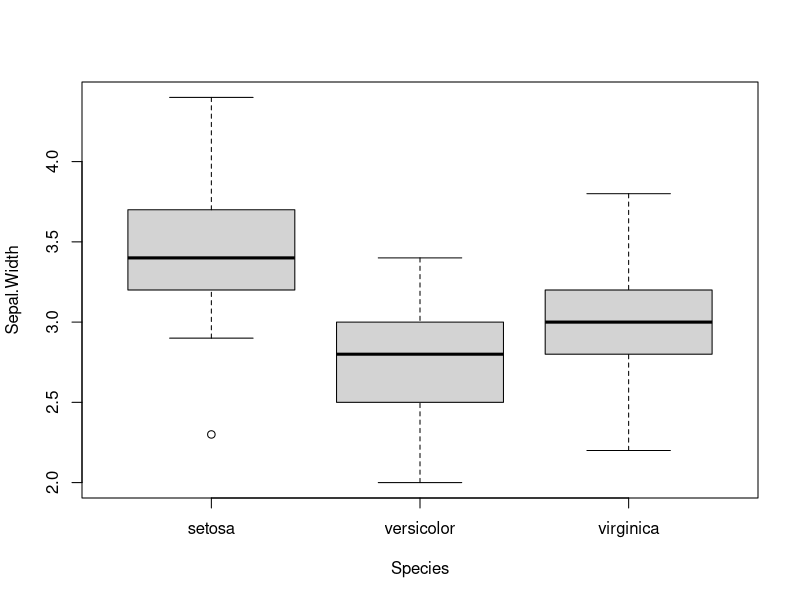
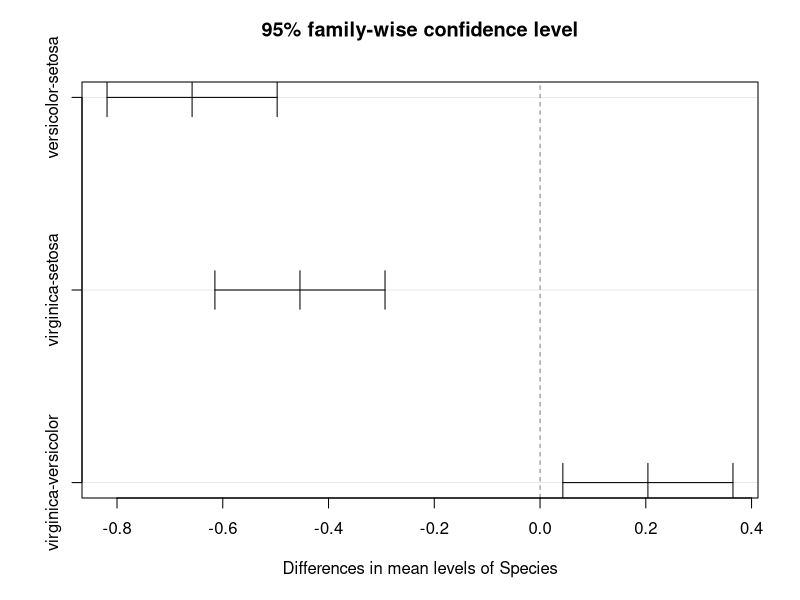

Source code (R) for these figures, in order:
"El data frame iris contiene información recolectada por Anderson sobre 50 flores 
de 3 especies distintas (setosa, versicolor y virginca), incluyendo medidas en 
centímetros del largo y ancho del sépalo así como de los pétalos.

Estudios recientes sobre las mismas especies muestran que:

En promedio, el largo del sépalo de la especie setosa (Sepal.Length) es igual a 5.7 cm
En promedio, el ancho del pétalo de la especie virginica (Petal.Width) es menor a 2.1 cm
En promedio, el largo del pétalo de la especie virgínica es 1.1 cm más grande que
el promedio del largo del pétalo de la especie versicolor.
En promedio, no existe diferencia en el ancho del sépalo entre las 3 especies.
Utilizando pruebas de inferencia estadística, concluye si existe evidencia suficiente 
para concluir que los datos recolectados por Anderson están en línea con los nuevos estudios.

Utiliza 99% de confianza para toda las pruebas, en cada caso realiza 
el planteamiento de hipótesis adecuado y concluye."

str(iris)
?t.test

#1.-En promedio, el largo del sépalo de la especie setosa (Sepal.Length) es igual a 5.7 cm
#Ho : prom_slenght_setosa == 5.7
#Ha : prom_slenght_setosa =! 5.7

t.test(iris[iris$Species == 'setosa', "Sepal.Length"],conf.level=0.99,
       alternative = 'two.sided', mu=5.7)
"pvalue = 0.06527 > 0.01 (99% NC) 
EEE para rechazar Ho a favor de Ha
es decir el promedio es diferente a 5.7"


#2.-En promedio, el ancho del pétalo de la especie virginica (Petal.Width) es menor a 2.1 cm
#Ho : prom_ancho_virginica >= 2.1
#Ha : prom_ancho_virginica <2.1

t.test(iris[iris$Species=="virginica", "Petal.Width"],conf.level=0.99,
       alternative = "less", mu=2.1)
"pvalue = 0.03132 > 0.01  (99% NC) No EEE para rechazar (NO rechazo Ho)
es decir el promedio del ancho es mayor o igual que 2.1"


"3.-En promedio, el largo del pétalo de la especie virgínica es 1.1 cm más grande que
el promedio del largo del pétalo de la especie versicolor"
#Ho: prom_petal_width_virginica-prom_petal_width_versicolor <= 1.1
#Ha: prom_petal_width_virginica-prom_petal_width_versicolor > 1.1

?var.test

var.test(iris[iris$Species == "virginica", "Petal.Length"], 
         iris[iris$Species == "versicolor", "Petal.Length"], 
         ratio = 1, alternative = "two.sided",conf.level = 0.99)
#pvalue= 0.2637> 0.01 (99% NC) No EEE para rechazar Ho
#es decir las varianzas son iguales (se aproximan)


t.test(iris[iris$Species == "virginica", "Petal.Length"],
       iris[iris$Species == "versicolor", "Petal.Length"],
       alternative = "greater",conf.level = 0.99, mu = 1.1, var.equal = TRUE,)

#pvalue =0.03203 > 0.01 (99% NC) No EEE para rechazar Ho
#Es decir el promedio de largo del petalo virginica no es mas grande que el de la versicolor


#4.-En promedio, no existe diferencia en el ancho del sépalo entre las 3 especies.

?anova
#Ho: El promedio del ancho del sépalo de las tres especies es igual
#Ha: Existe al menos un par especies cuyos promedios de ancho de sépalo es distinto "

tapply(iris$Sepal.Width, iris$Species, mean)

boxplot(Sepal.Width ~ Species, data = iris)

anova <- aov(Sepal.Width ~ Species,
             data = iris)

summary(anova)

##Observamos la tabla de resumen para los diferentes promedios del ancho de sépalo de las especies de flor iris


#Graficamos la diferencia de promedios para ver gráficamente que las diferencias de dos promedios son disitintos
TukeyHSD(anova)
plot(TukeyHSD(anova))

#Hemos obtenido un p-valor del orden de 2e-16 Esto nos permite rechazar la hipótesis nula y concluir que el ancho se sepalo para las diferentes especies  de flor iris consideradas NO son iguales
